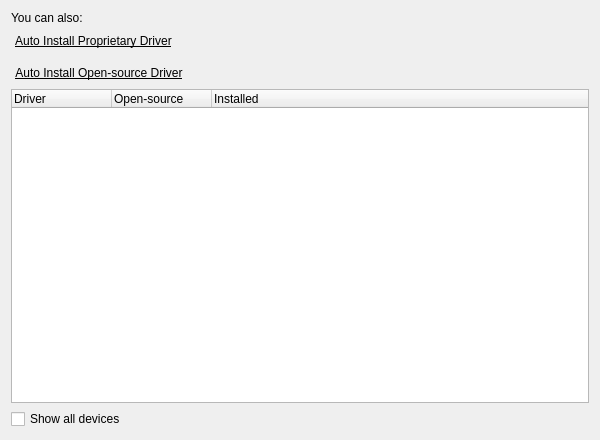
<?xml version="1.0" encoding="UTF-8"?>
<ui version="4.0">
 <class>PageMhwd</class>
 <widget class="QWidget" name="PageMhwd">
  <property name="geometry">
   <rect>
    <x>0</x>
    <y>0</y>
    <width>600</width>
    <height>440</height>
   </rect>
  </property>
  <property name="windowTitle">
   <string notr="true"/>
  </property>
  <layout class="QVBoxLayout" name="verticalLayout_3">
   <property name="leftMargin">
    <number>11</number>
   </property>
   <property name="topMargin">
    <number>11</number>
   </property>
   <property name="rightMargin">
    <number>11</number>
   </property>
   <property name="bottomMargin">
    <number>11</number>
   </property>
   <item>
    <widget class="QLabel" name="label">
     <property name="text">
      <string>You can also:</string>
     </property>
    </widget>
   </item>
   <item>
    <layout class="QVBoxLayout" name="verticalLayout" stretch="0,0,0">
     <property name="spacing">
      <number>10</number>
     </property>
     <item alignment="Qt::AlignLeft">
      <widget class="QPushButton" name="buttonInstallNonFree">
       <property name="sizePolicy">
        <sizepolicy hsizetype="Minimum" vsizetype="Minimum">
         <horstretch>0</horstretch>
         <verstretch>0</verstretch>
        </sizepolicy>
       </property>
       <property name="maximumSize">
        <size>
         <width>16777215</width>
         <height>20</height>
        </size>
       </property>
       <property name="font">
        <font>
         <underline>true</underline>
         <kerning>true</kerning>
        </font>
       </property>
       <property name="cursor">
        <cursorShape>PointingHandCursor</cursorShape>
       </property>
       <property name="text">
        <string>Auto Install Proprietary Driver</string>
       </property>
       <property name="flat">
        <bool>true</bool>
       </property>
      </widget>
     </item>
     <item>
      <spacer name="verticalSpacer">
       <property name="orientation">
        <enum>Qt::Vertical</enum>
       </property>
       <property name="sizeType">
        <enum>QSizePolicy::Minimum</enum>
       </property>
       <property name="sizeHint" stdset="0">
        <size>
         <width>20</width>
         <height>2</height>
        </size>
       </property>
      </spacer>
     </item>
     <item alignment="Qt::AlignLeft">
      <widget class="QPushButton" name="buttonInstallFree">
       <property name="sizePolicy">
        <sizepolicy hsizetype="Minimum" vsizetype="Minimum">
         <horstretch>0</horstretch>
         <verstretch>0</verstretch>
        </sizepolicy>
       </property>
       <property name="maximumSize">
        <size>
         <width>16777215</width>
         <height>20</height>
        </size>
       </property>
       <property name="font">
        <font>
         <underline>true</underline>
        </font>
       </property>
       <property name="cursor">
        <cursorShape>PointingHandCursor</cursorShape>
       </property>
       <property name="layoutDirection">
        <enum>Qt::LeftToRight</enum>
       </property>
       <property name="text">
        <string>Auto Install Open-source Driver</string>
       </property>
       <property name="checkable">
        <bool>false</bool>
       </property>
       <property name="default">
        <bool>false</bool>
       </property>
       <property name="flat">
        <bool>true</bool>
       </property>
      </widget>
     </item>
    </layout>
   </item>
   <item>
    <layout class="QVBoxLayout" name="verticalLayout_2">
     <item>
      <widget class="QTreeWidget" name="treeWidget">
       <property name="styleSheet">
        <string notr="true">QPushButton color rgb(0, 0, 255)</string>
       </property>
       <property name="iconSize">
        <size>
         <width>36</width>
         <height>36</height>
        </size>
       </property>
       <property name="allColumnsShowFocus">
        <bool>true</bool>
       </property>
       <column>
        <property name="text">
         <string>Driver</string>
        </property>
       </column>
       <column>
        <property name="text">
         <string>Open-source</string>
        </property>
       </column>
       <column>
        <property name="text">
         <string>Installed</string>
        </property>
       </column>
      </widget>
     </item>
     <item>
      <widget class="QCheckBox" name="checkBoxShowAll">
       <property name="text">
        <string>Show all devices</string>
       </property>
      </widget>
     </item>
    </layout>
   </item>
  </layout>
  <action name="installAction">
   <property name="text">
    <string>Install</string>
   </property>
  </action>
  <action name="removeAction">
   <property name="text">
    <string>Remove</string>
   </property>
  </action>
  <action name="reinstallAction">
   <property name="text">
    <string>Reinstall</string>
   </property>
  </action>
 </widget>
 <resources/>
 <connections/>
</ui>
